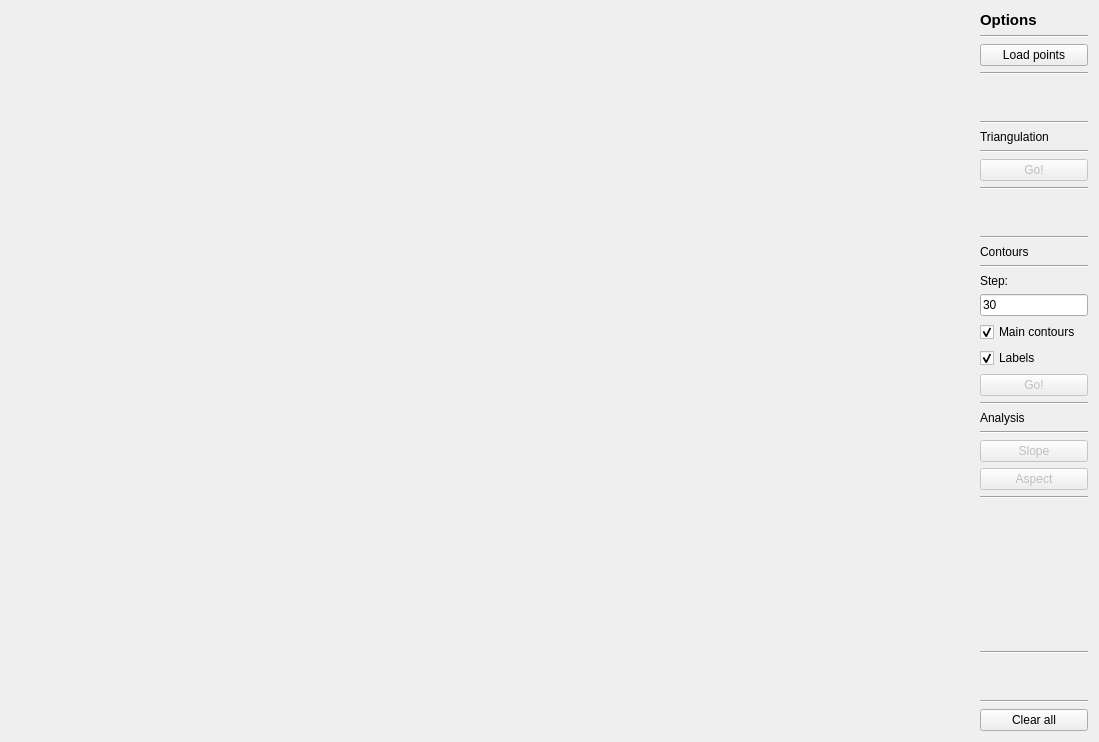
<?xml version="1.0" encoding="UTF-8"?>
<ui version="4.0">
 <class>Widget</class>
 <widget class="QWidget" name="Widget">
  <property name="geometry">
   <rect>
    <x>0</x>
    <y>0</y>
    <width>1099</width>
    <height>742</height>
   </rect>
  </property>
  <property name="windowTitle">
   <string>DTM</string>
  </property>
  <layout class="QHBoxLayout" name="horizontalLayout">
   <item>
    <widget class="Draw" name="Canvas" native="true">
     <property name="sizePolicy">
      <sizepolicy hsizetype="Preferred" vsizetype="Preferred">
       <horstretch>1</horstretch>
       <verstretch>1</verstretch>
      </sizepolicy>
     </property>
     <property name="cursor">
      <cursorShape>ForbiddenCursor</cursorShape>
     </property>
    </widget>
   </item>
   <item>
    <layout class="QVBoxLayout" name="verticalLayout">
     <item>
      <widget class="QLabel" name="label_5">
       <property name="font">
        <font>
         <pointsize>11</pointsize>
         <weight>75</weight>
         <bold>true</bold>
         <strikeout>false</strikeout>
         <kerning>true</kerning>
        </font>
       </property>
       <property name="text">
        <string>Options</string>
       </property>
      </widget>
     </item>
     <item>
      <widget class="Line" name="line_10">
       <property name="orientation">
        <enum>Qt::Horizontal</enum>
       </property>
      </widget>
     </item>
     <item>
      <widget class="QPushButton" name="load_points_button">
       <property name="cursor">
        <cursorShape>PointingHandCursor</cursorShape>
       </property>
       <property name="text">
        <string>Load points</string>
       </property>
      </widget>
     </item>
     <item>
      <widget class="Line" name="line_12">
       <property name="orientation">
        <enum>Qt::Horizontal</enum>
       </property>
      </widget>
     </item>
     <item>
      <spacer name="verticalSpacer_4">
       <property name="orientation">
        <enum>Qt::Vertical</enum>
       </property>
       <property name="sizeHint" stdset="0">
        <size>
         <width>20</width>
         <height>40</height>
        </size>
       </property>
      </spacer>
     </item>
     <item>
      <widget class="Line" name="line_11">
       <property name="orientation">
        <enum>Qt::Horizontal</enum>
       </property>
      </widget>
     </item>
     <item>
      <widget class="QLabel" name="label_2">
       <property name="text">
        <string>Triangulation</string>
       </property>
      </widget>
     </item>
     <item>
      <widget class="Line" name="line_5">
       <property name="orientation">
        <enum>Qt::Horizontal</enum>
       </property>
      </widget>
     </item>
     <item>
      <widget class="QPushButton" name="del_button">
       <property name="enabled">
        <bool>false</bool>
       </property>
       <property name="cursor">
        <cursorShape>PointingHandCursor</cursorShape>
       </property>
       <property name="text">
        <string>Go!</string>
       </property>
      </widget>
     </item>
     <item>
      <widget class="Line" name="line_2">
       <property name="orientation">
        <enum>Qt::Horizontal</enum>
       </property>
      </widget>
     </item>
     <item>
      <spacer name="verticalSpacer">
       <property name="orientation">
        <enum>Qt::Vertical</enum>
       </property>
       <property name="sizeHint" stdset="0">
        <size>
         <width>20</width>
         <height>40</height>
        </size>
       </property>
      </spacer>
     </item>
     <item>
      <widget class="Line" name="line">
       <property name="orientation">
        <enum>Qt::Horizontal</enum>
       </property>
      </widget>
     </item>
     <item>
      <widget class="QLabel" name="label">
       <property name="text">
        <string>Contours</string>
       </property>
      </widget>
     </item>
     <item>
      <widget class="Line" name="line_3">
       <property name="orientation">
        <enum>Qt::Horizontal</enum>
       </property>
      </widget>
     </item>
     <item>
      <widget class="QLabel" name="label_3">
       <property name="text">
        <string>Step:</string>
       </property>
      </widget>
     </item>
     <item>
      <widget class="QLineEdit" name="step">
       <property name="text">
        <string>30</string>
       </property>
      </widget>
     </item>
     <item>
      <widget class="QCheckBox" name="main_contours">
       <property name="cursor">
        <cursorShape>PointingHandCursor</cursorShape>
       </property>
       <property name="text">
        <string>Main contours</string>
       </property>
       <property name="checked">
        <bool>true</bool>
       </property>
      </widget>
     </item>
     <item>
      <widget class="QCheckBox" name="labels">
       <property name="cursor">
        <cursorShape>PointingHandCursor</cursorShape>
       </property>
       <property name="text">
        <string>Labels</string>
       </property>
       <property name="checked">
        <bool>true</bool>
       </property>
      </widget>
     </item>
     <item>
      <widget class="QPushButton" name="cont_button">
       <property name="enabled">
        <bool>false</bool>
       </property>
       <property name="cursor">
        <cursorShape>PointingHandCursor</cursorShape>
       </property>
       <property name="text">
        <string>Go!</string>
       </property>
      </widget>
     </item>
     <item>
      <widget class="Line" name="line_6">
       <property name="orientation">
        <enum>Qt::Horizontal</enum>
       </property>
      </widget>
     </item>
     <item>
      <widget class="QLabel" name="label_4">
       <property name="text">
        <string>Analysis</string>
       </property>
      </widget>
     </item>
     <item>
      <widget class="Line" name="line_4">
       <property name="orientation">
        <enum>Qt::Horizontal</enum>
       </property>
      </widget>
     </item>
     <item>
      <widget class="QPushButton" name="slope_button">
       <property name="enabled">
        <bool>false</bool>
       </property>
       <property name="cursor">
        <cursorShape>PointingHandCursor</cursorShape>
       </property>
       <property name="text">
        <string>Slope</string>
       </property>
      </widget>
     </item>
     <item>
      <widget class="QPushButton" name="aspect_button">
       <property name="enabled">
        <bool>false</bool>
       </property>
       <property name="cursor">
        <cursorShape>PointingHandCursor</cursorShape>
       </property>
       <property name="text">
        <string>Aspect</string>
       </property>
      </widget>
     </item>
     <item>
      <widget class="Line" name="line_9">
       <property name="orientation">
        <enum>Qt::Horizontal</enum>
       </property>
      </widget>
     </item>
     <item>
      <widget class="QLabel" name="pic">
       <property name="sizePolicy">
        <sizepolicy hsizetype="Preferred" vsizetype="Preferred">
         <horstretch>0</horstretch>
         <verstretch>9</verstretch>
        </sizepolicy>
       </property>
       <property name="text">
        <string/>
       </property>
      </widget>
     </item>
     <item>
      <widget class="Line" name="line_8">
       <property name="orientation">
        <enum>Qt::Horizontal</enum>
       </property>
      </widget>
     </item>
     <item>
      <spacer name="verticalSpacer_2">
       <property name="orientation">
        <enum>Qt::Vertical</enum>
       </property>
       <property name="sizeHint" stdset="0">
        <size>
         <width>20</width>
         <height>40</height>
        </size>
       </property>
      </spacer>
     </item>
     <item>
      <widget class="Line" name="line_7">
       <property name="orientation">
        <enum>Qt::Horizontal</enum>
       </property>
      </widget>
     </item>
     <item>
      <widget class="QPushButton" name="clear_button">
       <property name="text">
        <string>Clear all</string>
       </property>
      </widget>
     </item>
    </layout>
   </item>
  </layout>
 </widget>
 <layoutdefault spacing="6" margin="11"/>
 <customwidgets>
  <customwidget>
   <class>Draw</class>
   <extends>QWidget</extends>
   <header location="global">draw.h</header>
   <container>1</container>
  </customwidget>
 </customwidgets>
 <resources/>
 <connections/>
</ui>
